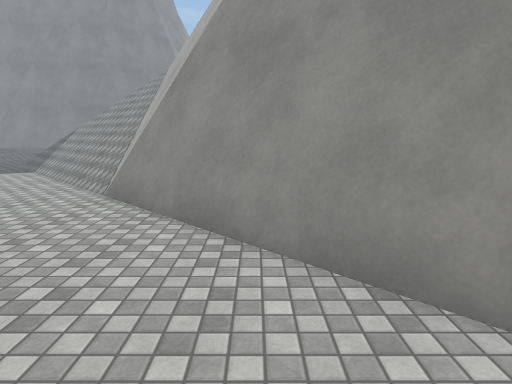
[1] (above)

16 first-person views from a walk through a scene from a Unity 3-D project. The camera is 1.5 m above the floor, tilts 10° down and sees 75° across. The floor is counted in squares, 1 m on a side. Each view is taken from the middle of a square. On the plan, view 1 faces up. The plan holds only what a view shows up to about 15 squares ahead; the rest is blank. The place goes on beyond the plan. The player character is not drawn. Some surface patterns are stand-ins.

[2]
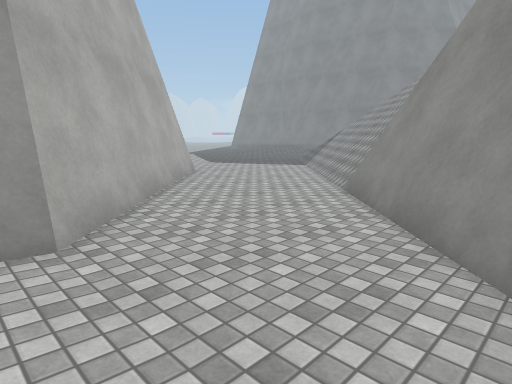

[3]
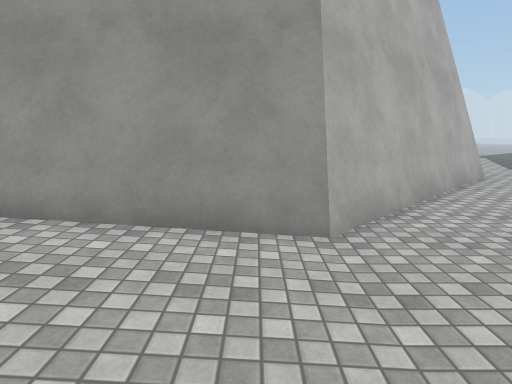

[4]
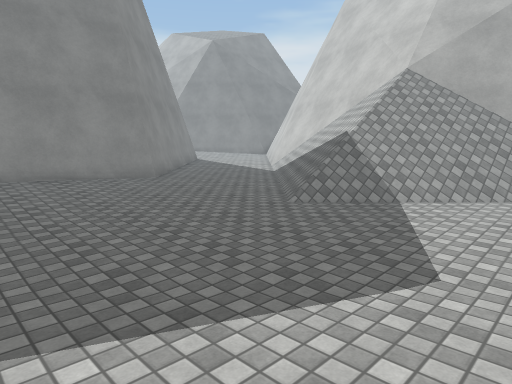

[5]
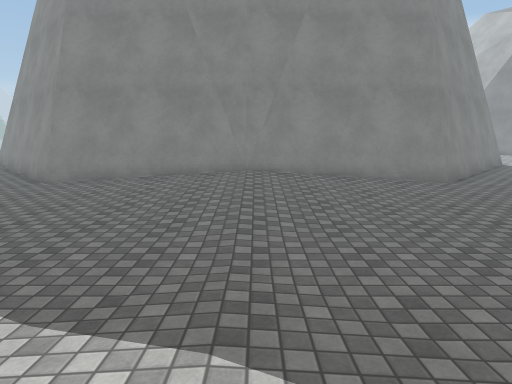

[6]
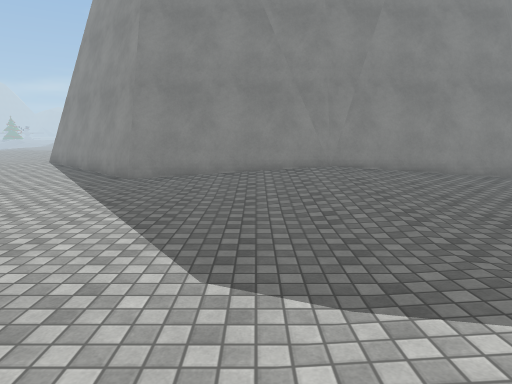

[7]
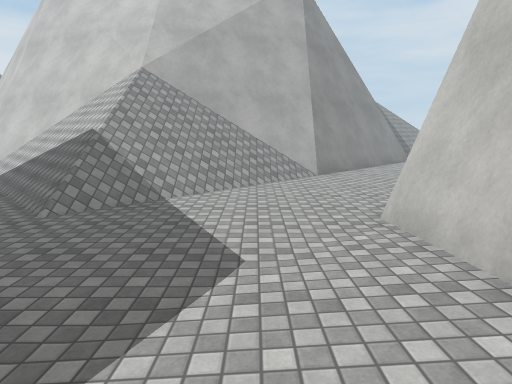

[8]
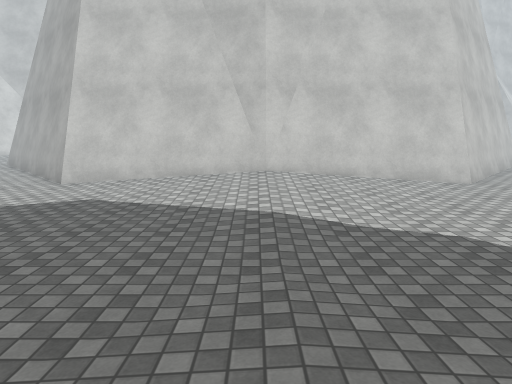

[9]
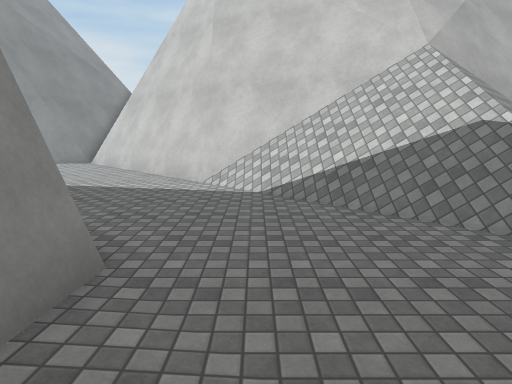

[10]
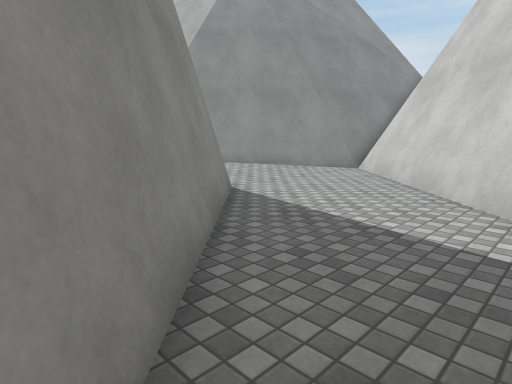

[11]
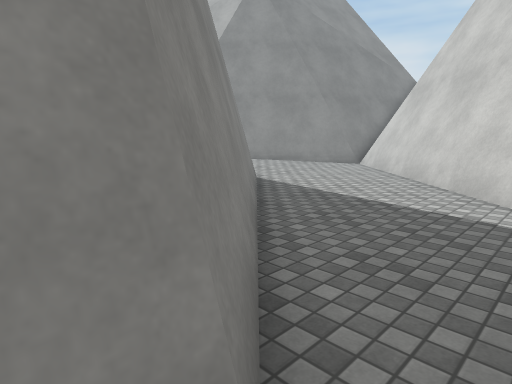

[12]
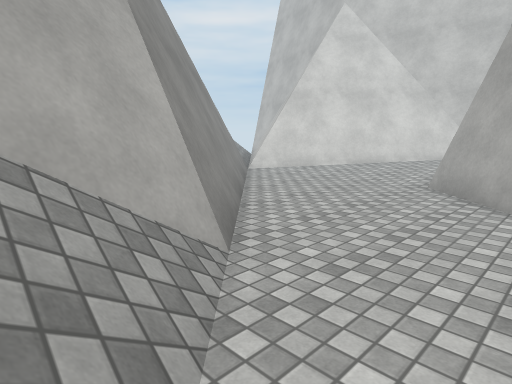

[13]
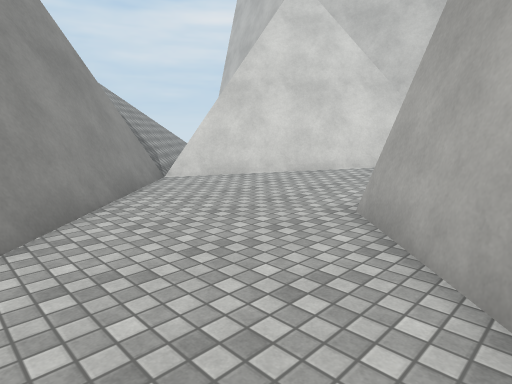

[14]
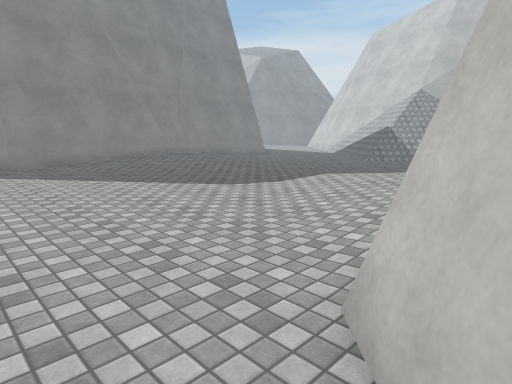

[15]
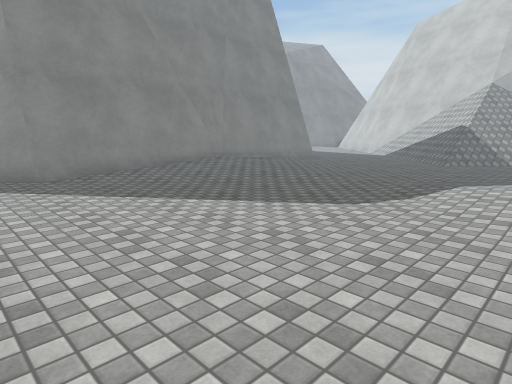

[16]
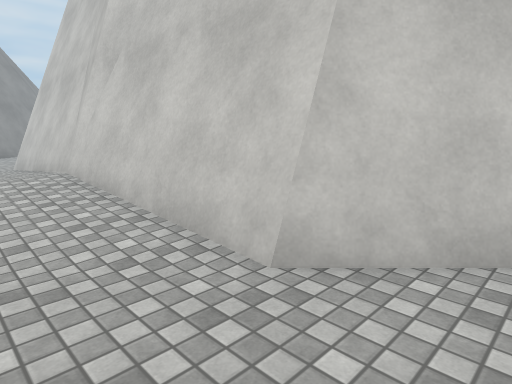

### Floor plan
Key: @ floor where view 1 was taken; # wall or solid block; . main floor; : floor 0.25 m higher than the main floor; / step, stairs or slope; = window, fence, low wall or low ledge.
Columns run from 28 left of view 1 to 4 right of it. Each row starts with its distance up from view 1.
 31                          ......##
 30                        ##....../=
 29                       ##....../##
 28                      ##....../##
 27                     ##....../##
 26                    ##....../##
 25 ##                ##....../##
 24 .###            ###....../##
 23 ..################....../##
 22 .......::::::........../=#
 21 ........::::..........//=#
 20 .........::..........///=#
 19  ...................////=#
 18  ................../////=#
 17  .................//////=#
 16  ................///////=#
 15 ..................//////=#
 14 .................../////=#
 13 ....................////=#
 12  .........:..........///=#
 11 .........:::..........//=#
 10 ........:::::........../=#
  9 .......:::::::..........=#
  8 ..################.......##
  7 .##              ##.......##
  6 ##                ##.......##
  5                    ##.......##
  4                     ##.......##
  3                      ##.......##
  2                       ##.......#
  1                        ##......=
  0                        ##...@.=#
 -1                         #....=##
 -2                         #:::=##
 -3                         #::=##
 -4                         #:=##
 -5                         #=##
 -6                          ##

Where each view was taken, in squares from view 1:
view 1: 0 up, 0 right, facing up
view 2: 0 up, 1 right, facing up-left
view 3: 0 up, 1 right, facing left
view 4: 10 up, 18 left, facing up-right
view 5: 11 up, 18 left, facing up
view 6: 11 up, 21 left, facing up
view 7: 11 up, 18 left, facing right
view 8: 20 up, 18 left, facing down
view 9: 21 up, 15 left, facing right
view 10: 23 up, 10 left, facing up-right
view 11: 22 up, 12 left, facing up-right
view 12: 11 up, 7 left, facing down-right
view 13: 7 up, 7 left, facing down-right
view 14: 7 up, 28 left, facing up-right
view 15: 11 up, 28 left, facing up-right
view 16: 11 up, 28 left, facing down-right
